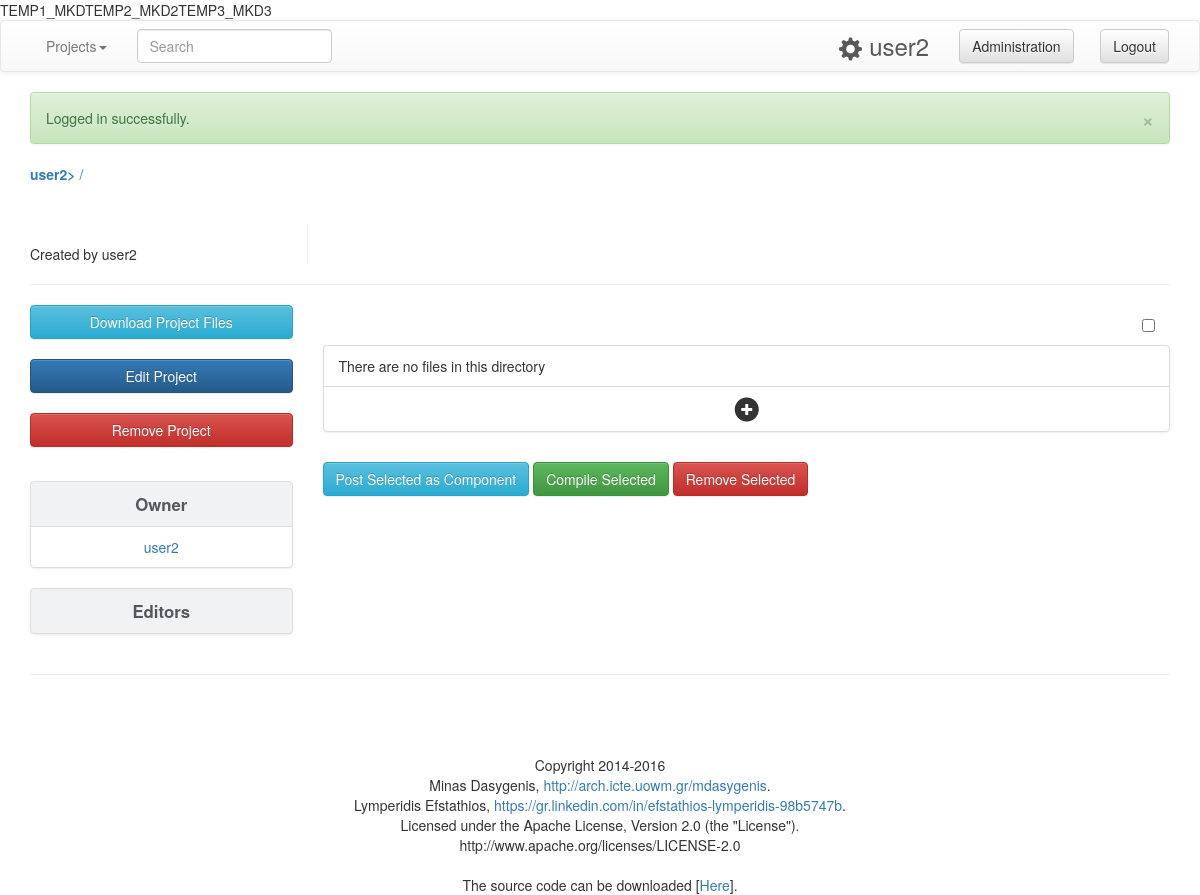
Before: /project/user2/user2-project (signed in) with the older database file.
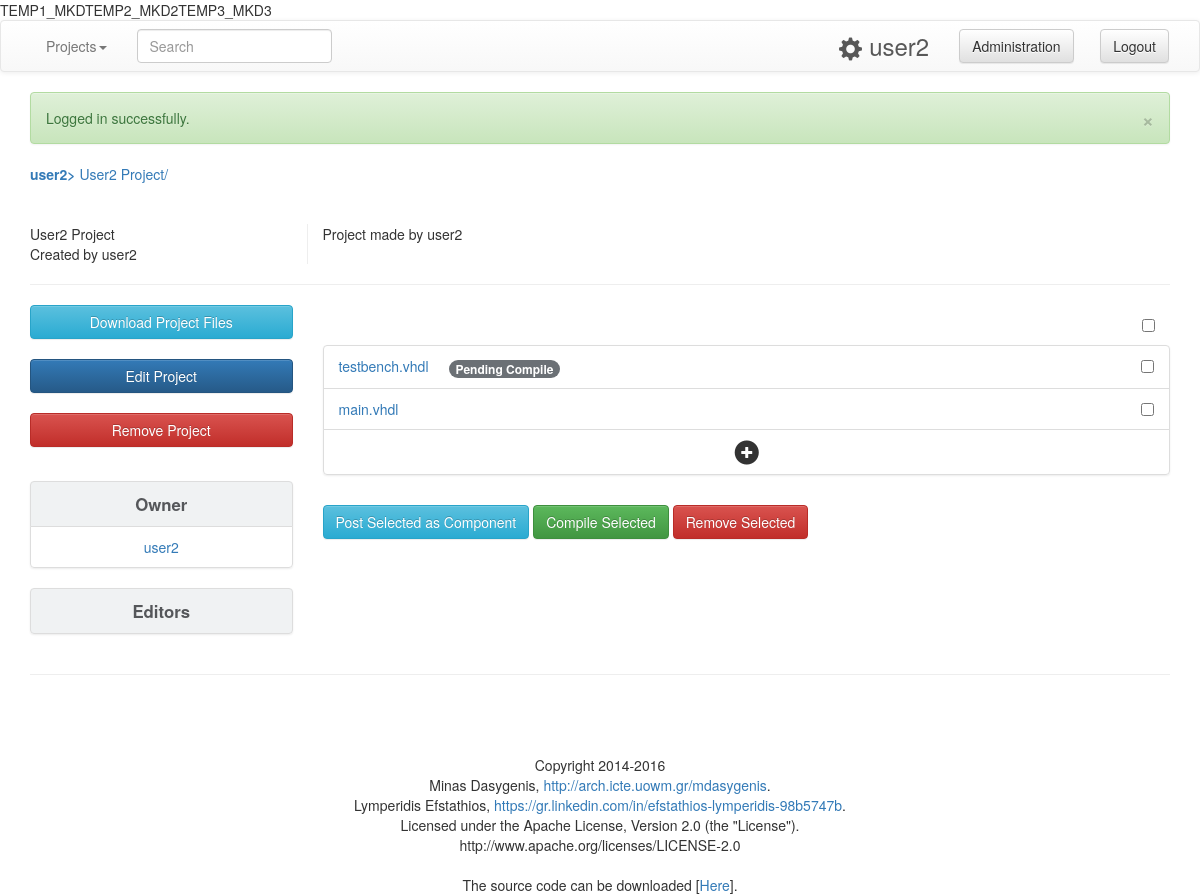
After: the same page with the newer database file.
### tables this page shows
CREATE TABLE `projects` (
  `id` int(11) NOT NULL,
  `name` varchar(50) NOT NULL,
  `description` text NOT NULL,
  `short_code` varchar(50) NOT NULL,
  `public` tinyint(1) NOT NULL DEFAULT '1'
);

CREATE TABLE `project_files` (
  `id` int(11) NOT NULL,
  `name` varchar(50) NOT NULL,
  `project_id` int(11) NOT NULL,
  `compiled` int(1) NOT NULL DEFAULT '0',
  `component` int(2) NOT NULL DEFAULT '0',
  `version` smallint(6) NOT NULL DEFAULT '0'
);

### loader.php (called while the page is built, shortened)
<?php
$protocol = (!empty($_SERVER['HTTPS']) && $_SERVER['HTTPS'] !== 'off' || $_SERVER['SERVER_PORT'] == 443) ? "https://" : "http://";
$BASE_URL = $protocol.$_SERVER['SERVER_NAME']."/vhdl";
$BASE_DIR = "/home/user/hdl-compiler/";
require_once('classes/Database.php');
require_once('classes/Messages.php');
require_once('classes/User.php');
$db = new Database;
?>

### index.php (called while the page is built, shortened)
<?php
include('loader.php');
$allowed_action=false;
if( (isset($_SESSION['vhdl_user']['loged_in']) && $_SESSION['vhdl_user']['loged_in']==1) || $allowed_action==true ){
	if( isset($_GET['action']) ){
		$included_file = $_GET['action'].'.php';
	}else{
		if($_SESSION['vhdl_user']['id'] == '0'){
			$included_file='loggedin_sid.php';
		}else{
			$included_file='loggedin.php';
		}
	}
}else{
	$included_file='loggedout.php';
}
include('theme/header.php');
$messages->display_msg($_SESSION['vhdl_msg']);
include('pages/'.$included_file);
include('theme/footer.php');
if(isset($_GET)){
	var_dump($_GET);
}
if(isset($_POST)){
	var_dump($_POST);
}
if(isset($_SESSION)){
	var_dump($_SESSION);
}
?>

### classes/Database.php (called while the page is built, shortened)
<?php
class Database {
	public $conn;
	public function __construct(){
		$db_host="localhost";
		$db_username="root";
		$db_password="";
		$db_name="vhdl_compiler";
		try{
			$this->conn = new PDO("mysql:host=$db_host;dbname=$db_name;charset=utf8",$db_username,$db_password);
		}
			catch(PDOException $pe){
			die('Connection error:' . $pe->getmessage());
		}
	}
	public function get_user_information($user, $search_type) {
		$query = "SELECT * FROM users WHERE  ".$search_type."= '".$user."'";
		$statement = $this->conn->prepare($query);
		$statement->execute();
		return $statement->fetch();
	}
	public function get_project_shortcode($project_code, $user_id) {
		$query = "SELECT projects.* FROM projects JOIN projects_editors ON projects_editors.project_id = projects.id WHERE projects_editors.user_id='".$user_id."' AND projects.short_code = '".$project_code."'";
		$statement = $this->conn->prepare($query);
		$statement->execute();
		return $statement->fetch();
	}
	public function get_project_editors($project_id) {
		$query = "SELECT users.username,projects_editors.user_type FROM users JOIN projects_editors ON projects_editors.user_id = users.id WHERE projects_editors.project_id = '".$project_id."'";
		$statement = $this->conn->prepare($query);
		$statement->execute();
		return $statement->fetchAll();
	}
	public function get_project_files($project_id) {
		$query = "SELECT * FROM project_files WHERE project_id = '".$project_id."' ORDER BY id";
		$statement = $this->conn->prepare($query);
		$statement->execute();
		return $statement->fetchAll();
	}
}
?>

### classes/User.php (called while the page is built, shortened)
<?php
class User {
	public $username,$id,$logged_in,$type;
	public function __construct($vhdl_user){
		$this->type = $vhdl_user['type'];
	}
	public function validate_ownership($editors){
		if($this->type=='1'){
			$valid = true;
		}
		return $valid;
	}
	public function validate_edit_rights($editors){
		if($this->type=='1'){
			$valid = true;
		}
		return $valid;
	}
}
?>

### pages/project-dir.php (the view, shortened to what the changed rows need)
<?php
	$search_user = $db->get_user_information($_GET['user'],"username");
	$project = $db->get_project_shortcode($_GET['project'], $search_user['id']);
	$editors = $db->get_project_editors($project['id']);
	$is_editor = $user->validate_edit_rights($editors);
	if( $is_editor || $project['public']==1){
		$files = $db->get_project_files($project['id']);
		echo "<b><a href='".$BASE_URL."/project/".$search_user['username']."'>".$search_user['username']."> </a></b>";
		echo "<a href='".$BASE_URL."/project/".$search_user['username']."/".$project['short_code']."'>".$project['name']."/ </a>";
?>
<br/><br/><br/>
<div class="row">
	<div class="col-sm-3 divider-vertical-right">
		<?php echo $project['name']."<br/> Created by ".$search_user['username']; ?>
	</div>
	<div class="col-sm-9">
		<?php echo $project['description']; ?>
	</div>
</div>
<hr/>
<div class="row">
	<div class="col-sm-3">
		<?php  if( $is_editor ){ ?>
			<button type="submit" name="post_action" value='Download_Project' class="btn btn-info full-row" data-toggle="modal" data-target="#Download-Project-Modal" >Download Project Files</button>
			<br/>
		<?php  } ?>
		<?php  if( $user->validate_ownership($editors) ){ ?>
			<a href='<?php echo $BASE_URL; ?>/edit-project/<?php echo $search_user['username']; ?>/<?php echo $project['short_code']; ?>'>
				<button type='button' class='btn btn-primary full-row'>Edit Project</button>
			</a><br/>
			<form action='' method='post' id="Remove_Project_form" >
				<button type="submit" name="post_action" value='Remove_Project' class="btn btn-danger full-row" >Remove Project</button>
			</form><br/>
		<?php } ?>
		<ul class="list-group text-center">
			<li class='list-group-item list-header'>Owner</li>
			<li class='list-group-item'><?php echo "<a href='".$BASE_URL."/project/".$search_user['username']."'>".$search_user['username']."</a>"; ?></li>
		</ul>
		<ul class="list-group text-center">
			<li class='list-group-item list-header'>Editors</li>
		</ul>
	</div>
	<div class="col-sm-9">
		<?php if( $is_editor ){ ?>
			<ul class="list-group no-shadow">
				<li class='list-group-item no-border'>
					<span class='pull-right'><input type="checkbox" id="select_all"></span>
				</li>
			</ul>
		<?php } ?>
		<?php require('pages/extra/list-dirfiles.php'); ?>
		<?php if( $is_editor ){ ?>
			<div class="row">
				<div class="col-sm-12 space-top-10">
					<form action='' method='post' id='Selected_Action'>
						<button type="submit" name="post_action" value='Post_Library_Selected' class="btn btn-info" >Post Selected as Component</button>
						<button type="submit" name="post_action" value='Compile_Selected' class="btn btn-success" >Compile Selected</button>
						<button type="submit" name="post_action" value='Remove_Selected' class="btn btn-danger" >Remove Selected</button>
					</form>
				</div>
			</div>
		<?php } ?>
	</div>
</div>
<hr/>
<?php
	}else{
		header('location:'.$BASE_URL);
	}
?>

### classes/Messages.php (shortened to what the changed rows need)
<?php
class Messages {
	public function display_msg($msg_codes_array) {
		foreach($msg_codes_array as $msg_id){
			echo '<div class="alert alert-'.$this->messages[$msg_id][1].'">'
   					.'<a href="#" class="close" data-dismiss="alert" aria-label="close">&times;</a>'
    				.$this->messages[$msg_id][0]
				.'</div>';
		}
	}
}
?>

### pages/extra/list-dirfiles.php (shortened to what the changed rows need)
<ul class="list-group list-files">
	<?php
	if( count($files)==0 ){
		echo "<li class='list-group-item'> There are no files in this directory </li>";
	}
	foreach ($files as $file) {
		$path = $BASE_URL."/project/".$search_user['username']."/".$_GET['project']."/file/".$file['name'];
		echo "<li class='list-group-item'><a href='".$path."'>".$file['name']."</a>";
		if($file['compiled']=='1'){
			$full_path = $BASE_DIR.$search_user['username'].'/'.$_GET['project'].'/'.$file['name'];
			$log_file = $full_path.".log";
			$bin_file = str_replace(".vhdl", ".o", $full_path);
			if( file_exists($log_file) ){
				if( file_exists($bin_file) ){
					if( filesize($log_file) == 0 ){
						echo "<span class='compile-info compile-success'>Compiled</span>";
						echo ( $is_editor )?"<span class='pull-right'><input type='checkbox' class='select_file' value='".$file['id']."' id='file_".$file['id']."'></span></li>":"";
						$is_compiled=true;
					}else{
						echo "<span class='compile-info compile-error'><a href='#error_compile_".$file['id']."' data-toggle='collapse'> Compile Failed <span class='glyphicon glyphicon-chevron-down'></span></a></span>";
						echo ( $is_editor )?"<span class='pull-right'><input type='checkbox' class='select_file' value='".$file['id']."' id='file_".$file['id']."'></span></li>":"";
						echo "<div id='error_compile_".$file['id']."' class='collapse'><pre class='alert-danger'>".file_get_contents($log_file)."</pre></div>";
					}
				}else{
					if( filesize($log_file) != 0 ){
						echo "<span class='compile-info compile-error'><a href='#error_compile_".$file['id']."' data-toggle='collapse'> Compile Failed <span class='glyphicon glyphicon-chevron-down'></span></a></span>";
						echo ( $is_editor )?"<span class='pull-right'><input type='checkbox' class='select_file' value='".$file['id']."' id='file_".$file['id']."'></span></li>":"";
						echo "<div id='error_compile_".$file['id']."' class='collapse'><pre class='alert-danger'>".file_get_contents($log_file)."</pre></div>";
					}
				}
			}else{
				echo "<span class='compile-info compile-pending'> Pending Compile</span>";
				echo ( $is_editor )?"<span class='pull-right'><input type='checkbox' class='select_file' value='".$file['id']."' id='file_".$file['id']."'></span></li>":"";
			}
		}elseif($file['compiled']=='2'){
			echo "<span class='compile-info compile-pending'> File's contents changed since last compile</span>";
			echo ( $is_editor )?"<span class='pull-right'><input type='checkbox' class='select_file' value='".$file['id']."' id='file_".$file['id']."'></span></li>":"";
		}else{
			echo ( $is_editor )?"<span class='pull-right'><input type='checkbox' class='select_file' value='".$file['id']."' id='file_".$file['id']."'></span></li>":"";
		}
	}
	if($user->validate_edit_rights($editors)){ ?>
		<li class='list-group-item'>
			<center>
				<span class="glyphicon glyphicon-plus-sign pointer strong" aria-hidden="true" data-toggle="modal" data-target="#Create-filedir-Modal"></span>
			</center>
		</li>
	<?php }?>
</ul>

Changed rows visible on the page:
added projects: name "User2 Project", description "Project made by user2"
added project_files: name "testbench.vhdl"
added project_files: name "main.vhdl"
Other visible differences:
text no longer shown: "There are no files in this directory"
